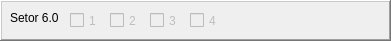
      <widget class="QFrame" name="frame_22">
       <property name="geometry">
        <rect>
         <x>5</x>
         <y>290</y>
         <width>391</width>
         <height>41</height>
        </rect>
       </property>
       <property name="frameShape">
        <enum>QFrame::WinPanel</enum>
       </property>
       <property name="frameShadow">
        <enum>QFrame::Raised</enum>
       </property>
       <widget class="QCheckBox" name="cb601">
        <property name="enabled">
         <bool>false</bool>
        </property>
        <property name="geometry">
         <rect>
          <x>70</x>
          <y>10</y>
          <width>41</width>
          <height>21</height>
         </rect>
        </property>
        <property name="text">
         <string>1</string>
        </property>
       </widget>
       <widget class="QCheckBox" name="cb602">
        <property name="enabled">
         <bool>false</bool>
        </property>
        <property name="geometry">
         <rect>
          <x>110</x>
          <y>10</y>
          <width>41</width>
          <height>21</height>
         </rect>
        </property>
        <property name="text">
         <string>2</string>
        </property>
       </widget>
       <widget class="QLabel" name="label_27">
        <property name="geometry">
         <rect>
          <x>10</x>
          <y>10</y>
          <width>58</width>
          <height>16</height>
         </rect>
        </property>
        <property name="text">
         <string>Setor 6.0</string>
        </property>
       </widget>
       <widget class="QCheckBox" name="cb603">
        <property name="enabled">
         <bool>false</bool>
        </property>
        <property name="geometry">
         <rect>
          <x>150</x>
          <y>10</y>
          <width>41</width>
          <height>21</height>
         </rect>
        </property>
        <property name="text">
         <string>3</string>
        </property>
       </widget>
       <widget class="QCheckBox" name="cb604">
        <property name="enabled">
         <bool>false</bool>
        </property>
        <property name="geometry">
         <rect>
          <x>190</x>
          <y>10</y>
          <width>41</width>
          <height>21</height>
         </rect>
        </property>
        <property name="text">
         <string>4</string>
        </property>
       </widget>
      </widget>
